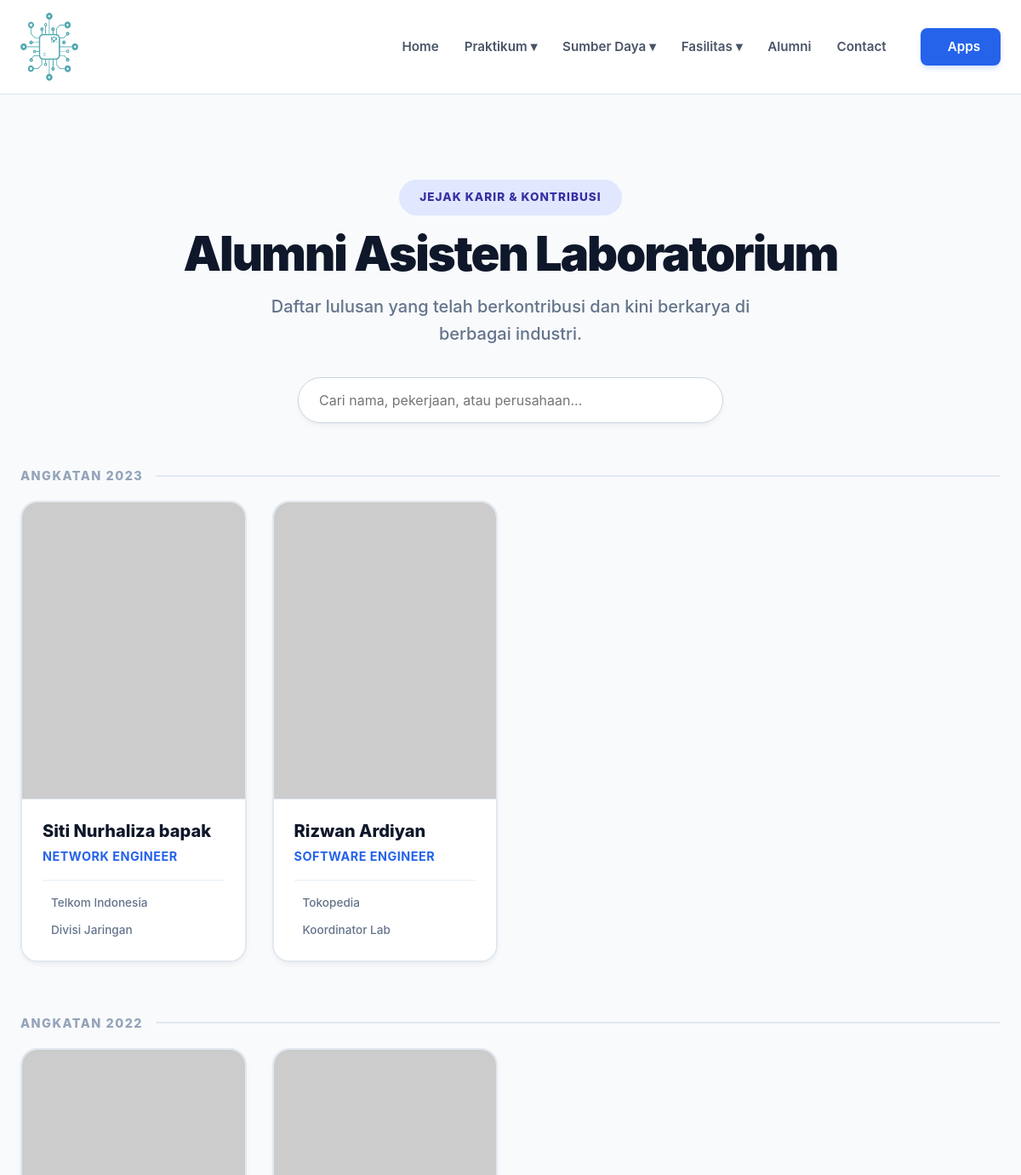
Page /public/alumni (upper part) on the earlier database version.
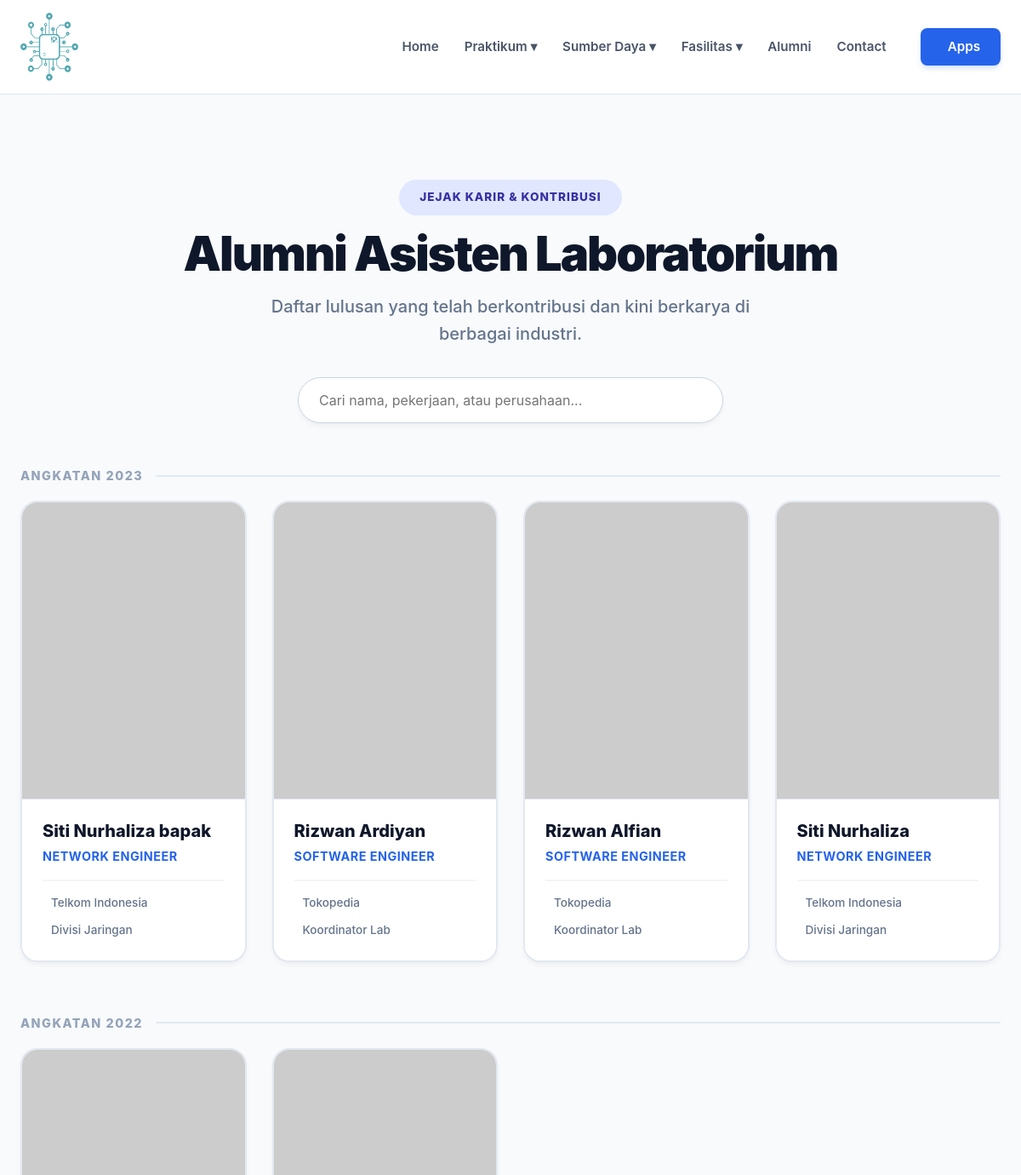
Same page on the later database version.
### tables this page shows
CREATE TABLE `alumni` (
  `id` int(11) NOT NULL,
  `nama` varchar(150) NOT NULL,
  `angkatan` year(4) NOT NULL,
  `divisi` varchar(100) DEFAULT NULL,
  `foto` varchar(255) DEFAULT NULL,
  `pekerjaan` varchar(150) DEFAULT NULL,
  `perusahaan` varchar(150) DEFAULT NULL,
  `kesan_pesan` text DEFAULT NULL,
  `tahun_lulus` varchar(50) DEFAULT NULL,
  `keahlian` text DEFAULT NULL,
  `linkedin` varchar(255) DEFAULT NULL,
  `portfolio` varchar(255) DEFAULT NULL,
  `email` varchar(100) DEFAULT NULL,
  `created_at` datetime DEFAULT current_timestamp(),
  `updated_at` datetime DEFAULT current_timestamp() ON UPDATE current_timestamp()
);

### app/controllers/AlumniController.php (called while the page is built, shortened)
<?php
require_once CONTROLLER_PATH . '/Controller.php';
class AlumniController extends Controller {
    private $model;
    public function __construct() {
        $this->model = new AlumniModel();
    }
    public function index($params = []) {
        $data = $this->model->getAll();
        $this->view('alumni/alumni', ['alumni' => $data]);
    }
}
?>

### app/models/Model.php (called while the page is built, shortened)
<?php
require_once __DIR__ . '/../config/Database.php';
class Model {
    public $db;
    protected $table;
    public function __construct() {
        $database = new Database();
        $this->db = $database->connect();
    }
    public function getAll() {
        $query = "SELECT * FROM " . $this->table;
        $result = $this->db->query($query);
        return $result->fetch_all(MYSQLI_ASSOC);
    }
}
?>

### app/config/Database.php (called while the page is built, shortened)
<?php
class Database {
    private $host = DB_HOST;
    private $user = DB_USER;
    private $pass = DB_PASS;
    private $dbname = DB_NAME;
    public function connect()
    {
        $this->mysqli = new mysqli(
            $this->host,
            $this->user,
            $this->pass,
            $this->dbname
        );
        return $this->mysqli;
    }
}
?>

### app/views/alumni/alumni.php (the view, shortened to what this page needs)
<?php
$alumni_by_year = [];
$all_alumni = $alumni ?? [];
if (!empty($all_alumni) && is_array($all_alumni)) {
    foreach ($all_alumni as $row) {
        $year = $row['angkatan'] ?? 'Unknown';
        $alumni_by_year[$year][] = $row;
    }
}
?>
<section class="alumni-section fade-up">
    <div class="container">
        <header class="page-header">
            <span class="header-badge">Jejak Karir & Kontribusi</span>
            <h1>Alumni Asisten Laboratorium</h1>
            <p>Daftar lulusan yang telah berkontribusi dan kini berkarya di berbagai industri.</p>
            <div class="search-container">
                <input type="text" id="searchAlumni" placeholder="Cari nama, pekerjaan, atau perusahaan..." class="search-input">
            </div>
        </header>
        <?php if (!empty($alumni_by_year)) : ?>
            <?php foreach ($alumni_by_year as $year => $alumni_list) : ?>
                <div class="alumni-group">
                    <div class="section-label" style="margin-top:50px; margin-bottom:18px;">
                        <span>Angkatan <?= htmlspecialchars($year) ?></span>
                    </div>
                    <div class="staff-grid">
                        <?php foreach ($alumni_list as $row) : ?>
                            <?php
                                $fotoName = $row['foto'] ?? '';
                                $namaEnc = urlencode($row['nama']);
                                $imgUrl = "https://ui-avatars.com/api/?name={$namaEnc}&background=f1f5f9&color=475569&size=256&bold=true";
                                if (!empty($fotoName)) {
                                    if (strpos($fotoName, 'ui-avatars.com') !== false) {
                                    } elseif (strpos($fotoName, 'http') !== false) {
                                        $imgUrl = $fotoName;
                                    }
                                }
                                $pekerjaan = $row['pekerjaan'] ?? 'Alumni';
                                $perusahaan = $row['perusahaan'] ?? '-';
                                $divisi = $row['divisi'] ?? 'Asisten Lab';
                            ?>
                            <a href="index.php?page=detail_alumni&id=<?= $row['id'] ?>" class="card-link">
                                <div class="staff-card">
                                    <div class="staff-photo-box">
                                        <img src="<?= $imgUrl ?>" alt="<?= htmlspecialchars($row['nama']) ?>" loading="lazy">
                                    </div>
                                    <div class="staff-content">
                                        <div class="staff-name"><?= htmlspecialchars($row['nama']) ?></div>
                                        <span class="staff-role"><?= htmlspecialchars($pekerjaan) ?></span>
                                        <div class="staff-footer">
                                            <?php if($perusahaan !== '-'): ?>
                                                <div class="meta-item">
                                                    <i class="ri-building-line"></i> <?= htmlspecialchars($perusahaan) ?>
                                                </div>
                                            <?php endif; ?>
                                            <div class="meta-item">
                                                <i class="ri-briefcase-line"></i> <?= htmlspecialchars($divisi) ?>
                                            </div>
                                        </div>
                                    </div>
                                </div>
                            </a>
                        <?php endforeach; ?>
                    </div>
                </div>
            <?php endforeach; ?>
        <?php endif; ?>
    </div>
</section>

### public/index.php (shortened to what this page needs)
<?php
if (file_exists(CORE_PATH . '/Database.php')) {
    require_once CORE_PATH . '/Database.php';
    global $pdo;
    $db = new Database();
    $pdo = $db->getPdo();
} elseif (file_exists(APP_PATH . '/config/Database.php')) {
    require_once APP_PATH . '/config/Database.php';
}
if (file_exists(CORE_PATH . '/Controller.php')) {
    require_once CORE_PATH . '/Controller.php';
} elseif (file_exists(CONTROLLER_PATH . '/Controller.php')) {
    require_once CONTROLLER_PATH . '/Controller.php';
}
$pageParam = $_GET['page'] ?? null;
$routeParam = $_GET['route'] ?? null;
$request_uri = $_SERVER['REQUEST_URI'] ?? '/';
$uri_clean   = explode('?', $request_uri)[0];
$script_name = rtrim(dirname($_SERVER['SCRIPT_NAME']), '/\\');
$uriPath     = str_replace($script_name, '', $uri_clean);
$path = trim($pageParam ?? $routeParam ?? $uriPath, '/');
$segments = array_values(array_filter(
    explode('/', $path),
    fn($s) => $s !== ''
));
$page = $segments[0] ?? 'home';
$id = $_GET['id'] ?? ($segments[1] ?? null);
$mvc_routes = [
    'contact'          => ['ContactController', 'index', []],
    'login'            => ['AuthController', 'login', []],
    'auth'             => ['AuthController', 'authenticate', []],
    'logout'           => ['AuthController', 'logout', []],
    'asisten'          => ['AsistenController', 'index', []],
    'detail'           => ['AsistenController', 'detail', ['id' => $id]],
    'detail-asisten'   => ['AsistenController', 'detail', ['id' => $id]],
    'alumni'           => ['AlumniController', 'index', []],
    'detail_alumni'    => ['AlumniController', 'detail', ['id' => $id]],
    'detail_fasilitas' => ['LaboratoriumController', 'detail', ['id' => $id]],
    'detail_manajemen' => ['KepalaLabController', 'detail', ['id' => $id]],
];
if (array_key_exists($page, $mvc_routes)) {
    $route = $mvc_routes[$page];
    $controllerName = $route[0];
    $methodName     = $route[1];
    $params         = $route[2];
    $controllerFile = CONTROLLER_PATH . '/' . $controllerName . '.php';
    if (file_exists($controllerFile)) {
        $controller = new $controllerName();
        call_user_func_array([$controller, $methodName], [$params]);
    }
} else {
    if (file_exists(VIEW_PATH . '/templates/header.php')) require_once VIEW_PATH . '/templates/header.php';
    if (file_exists(VIEW_PATH . '/home/index.php')) require_once VIEW_PATH . '/home/index.php';
    if (file_exists(VIEW_PATH . '/templates/footer.php')) require_once VIEW_PATH . '/templates/footer.php';
}
?>

### app/controllers/Controller.php (shortened to what this page needs)
<?php
class Controller {
    protected function view($view, $data = []) {
        extract($data);
        $route = $_GET['route'] ?? '';
        $routePath = ltrim($route, '/');
        $isAdmin = (strpos($routePath, 'admin/') === 0) || ($routePath === 'admin') || (strpos($view, 'admin/') === 0);
        if ($isAdmin) {
            require_once VIEW_PATH . '/admin/templates/header.php';
            require_once VIEW_PATH . '/' . $view . '.php';
            require_once VIEW_PATH . '/admin/templates/footer.php';
        } else {
            require_once VIEW_PATH . '/templates/header.php';
            require_once VIEW_PATH . '/' . $view . '.php';
            require_once VIEW_PATH . '/templates/footer.php';
        }
    }
}
?>

### app/views/templates/header.php (shortened to what this page needs)
<!DOCTYPE html>
<html lang="id">
<head>
    <link rel="stylesheet" href="<?= PUBLIC_URL ?>/css/variables.css">
    <link rel="stylesheet" href="<?= PUBLIC_URL ?>/css/style.css">
    <?php
        $pageQuery = $_GET['page'] ?? null;
        $uri = parse_url($_SERVER['REQUEST_URI'], PHP_URL_PATH);
        $scriptName = dirname($_SERVER['SCRIPT_NAME']);
        $path = str_replace($scriptName, '', $uri);
        $segments = array_values(array_filter(explode('/', trim($path, '/'))));
        $curPage = $page ?? $pageQuery ?? ($segments[0] ?? 'home');
        $cssMap = [
            'home'         => 'home.css',
            'tatatertib'   => 'praktikum.css',
            'jadwal'       => 'praktikum.css',
            'kepala'       => 'sumberdaya.css',
            'asisten'      => 'sumberdaya.css',
            'sumberdaya'   => 'sumberdaya.css',
            'detail'       => 'sumberdaya.css',
            'fasilitas'    => 'fasilitas.css',
            'riset'        => 'fasilitas.css',
            'laboratorium' => 'fasilitas.css',
            'alumni'       => 'alumni.css',
            'contact'      => 'contact.css',
            'apps'         => 'apps.css'
        ];
        if (array_key_exists($curPage, $cssMap)) {
            echo '<link rel="stylesheet" href="' . PUBLIC_URL . '/css/' . $cssMap[$curPage] . '">';
        }
    ?>
    <link href="https://cdn.jsdelivr.net/npm/remixicon@3.5.0/fonts/remixicon.css" rel="stylesheet">
</head>
<body>
    <nav class="navbar">
        <div class="container">
            <div class="logo">
                <a href="<?= PUBLIC_URL ?>/home" class="brand-logo">
                    <img src="<?= PUBLIC_URL ?>/images/logo-iclabs.png" alt="Logo IC-Labs" class="logo-img">
                </a>
            </div>
            <ul class="nav-links">
                <li><a href="<?= PUBLIC_URL ?>/home">Home</a></li>
                <li class="dropdown">
                    <a href="#" class="dropbtn">Praktikum ▾</a>
                </li>
                <li class="dropdown">
                    <a href="#" class="dropbtn">Sumber Daya ▾</a>
                </li>
                <li class="dropdown">
                    <a href="#" class="dropbtn">Fasilitas ▾</a>
                </li>
                <li><a href="<?= PUBLIC_URL ?>/alumni">Alumni</a></li>
                <li><a href="<?= PUBLIC_URL ?>/contact">Contact</a></li>
                <li>
                    <a href="<?= PUBLIC_URL ?>/apps" class="btn-nav-apps">
                        <i class="ri-apps-2-line"></i> Apps
                    </a>
                </li>
            </ul>
        </div>
    </nav>
    <main>

### app/views/templates/footer.php (shortened to what this page needs)
<link href="https://cdn.jsdelivr.net/npm/remixicon@3.5.0/fonts/remixicon.css" rel="stylesheet">
</body>
</html>

### public/css/variables.css (style rules this page uses)
:root { --primary-navy: #1e3a8a; --primary-blue: #2563eb; --hover-blue: #1e40af; --bg-light: #f8fbff; --bg-white: #ffffff; --bg-soft: #eff6ff; --text-dark: #1a202c; --text-grey: #4a5568; --text-light: #dbeafe; --border-color: #e2e8f0; --border-blue: #eff6ff; --shadow-soft: 0 4px 12px rgba(30, 58, 138, 0.05); --container-width: 1280px; --font-main: 'Inter', 'Segoe UI', sans-serif; --radius-card: 15px; --radius-btn: 50px; }

### public/css/style.css (style rules this page uses)
* { margin: 0; padding: 0; box-sizing: border-box; font-family: "Inter", "Segoe UI", sans-serif; }
body { background-color: #f8fbff; color: #1a202c; line-height: 1.6; }
.container { width: 100%; max-width: 1200px; margin: 0 auto; padding: 0 24px; }
h1, h2, h3, h4 { color: #1e3a8a; font-weight: 800; }
a { text-decoration: none; transition: 0.3s ease; }
img { max-width: 100%; display: block; }
.navbar { background: #fff; padding: 10px 0; border-bottom: 1px solid #e2e8f0; position: relative; z-index: 1000; }
.navbar .container { display: flex; justify-content: space-between; align-items: center; }
.logo { display: flex; align-items: center; }
.brand-logo { display: flex; align-items: center; padding: 5px 0; text-decoration: none; }
.logo-img { height: 80px; width: auto; object-fit: contain; display: block; transition: transform 0.3s ease; }
.nav-links { list-style: none; display: flex; gap: 30px; align-items: center; }
.nav-links a { color: #4a5568; font-weight: 600; font-size: 0.95rem; }
.btn-nav-apps { background-color: #2563eb; color: #fff !important; padding: 10px 24px; border-radius: 8px; font-weight: 600; display: inline-flex; align-items: center; gap: 8px; transition: all 0.3s ease; box-shadow: 0 4px 6px -1px rgba(37, 99, 235, 0.2); margin-left: 10px; }
.dropdown { position: relative; }

Differences in the rows shown:
added alumni: nama "Rizwan Alfian", pekerjaan "SOFTWARE ENGINEER", perusahaan "Tokopedia", divisi "Koordinator Lab", shown under "2023"
added alumni: nama "Siti Nurhaliza", pekerjaan "NETWORK ENGINEER", perusahaan "Telkom Indonesia", divisi "Divisi Jaringan", shown under "2023"
